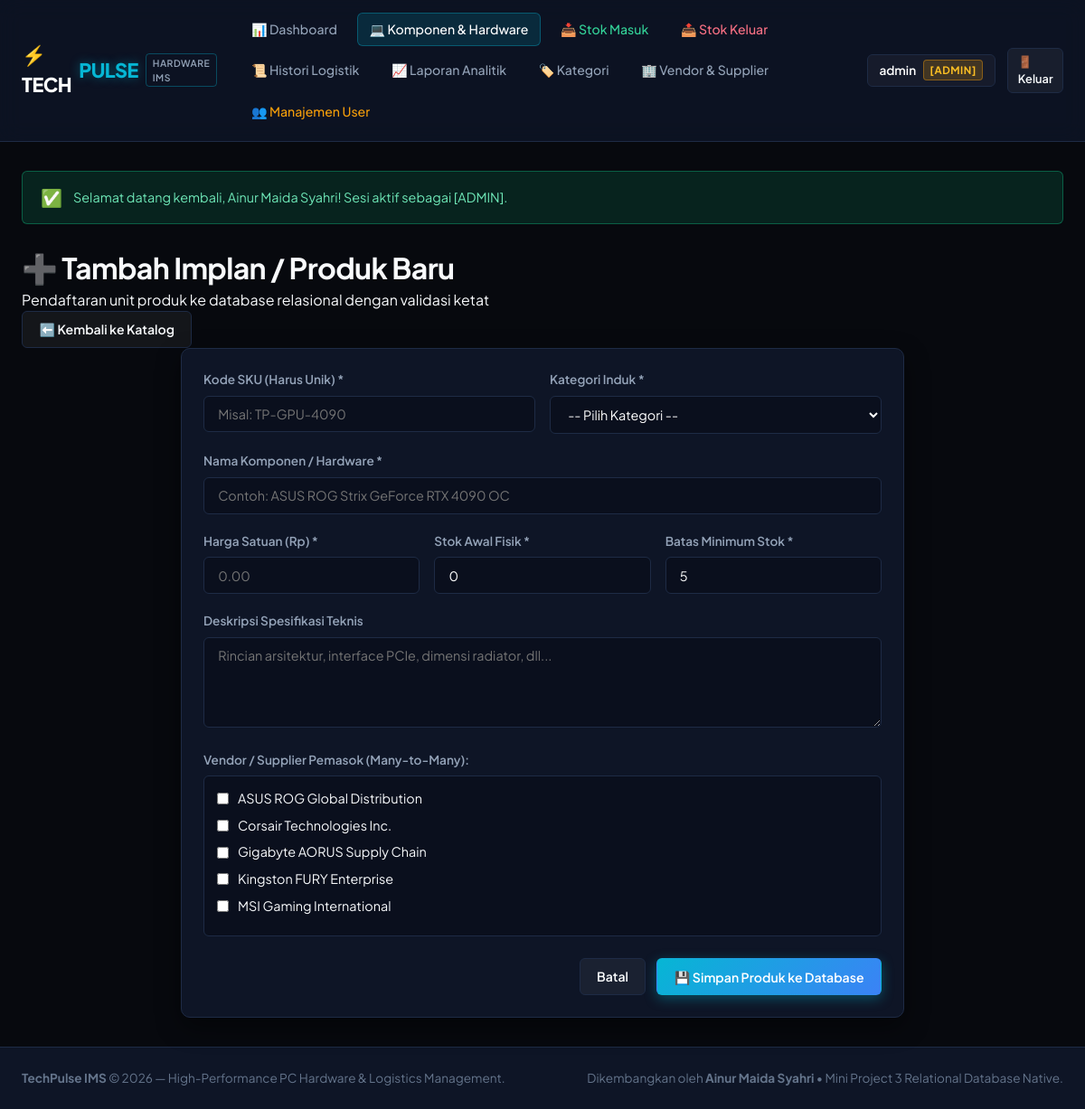
The page /product_create.php (signed in) on the database its author committed.
### tables this page shows
CREATE TABLE `suppliers` (
    `id` INT AUTO_INCREMENT PRIMARY KEY,
    `name` VARCHAR(150) NOT NULL,
    `contact_person` VARCHAR(100) DEFAULT NULL,
    `phone` VARCHAR(50) DEFAULT NULL,
    `email` VARCHAR(100) DEFAULT NULL,
    `address` TEXT DEFAULT NULL,
    `created_at` TIMESTAMP DEFAULT CURRENT_TIMESTAMP
);

### helpers/escape.php (called while the page is built, shortened)
<?php
function e($string) {
    return htmlspecialchars((string)$string, ENT_QUOTES, 'UTF-8');
}

### product_create.php (the view, shortened to what this page needs)
<?php
require_once __DIR__ . '/views/header.php';
$suppliers  = $pdo->query("SELECT id, name FROM suppliers ORDER BY name ASC")->fetchAll();
$sku = '';
$name = '';
$price = '';
$stock = '0';
$minimum_stock = '5';
$description = '';
$selected_suppliers = [];
?>
<div class="page-header">
    <div>
        <h1 class="page-title">➕ Tambah Implan / Produk Baru</h1>
        <div class="page-subtitle">Pendaftaran unit produk ke database relasional dengan validasi ketat</div>
    </div>
    <a href="products.php" class="btn btn-secondary">
        ⬅️ Kembali ke Katalog
    </a>
</div>
<div class="card" style="max-width: 800px; margin: 0 auto;">
    <form action="product_create.php" method="POST">
        <div style="display: grid; grid-template-columns: 1fr 1fr; gap: 16px;">
            <div class="form-group">
                <label class="form-label" for="sku">Kode SKU (Harus Unik) *</label>
                <input type="text" id="sku" name="sku" class="form-control mono"
                       placeholder="Misal: TP-GPU-4090" value="<?= e($sku) ?>" required>
            </div>
            <div class="form-group">
                <label class="form-label" for="category_id">Kategori Induk *</label>
                <select id="category_id" name="category_id" class="form-control" required>
                    <option value="">-- Pilih Kategori --</option>
                </select>
            </div>
        </div>
        <div class="form-group">
            <label class="form-label" for="name">Nama Komponen / Hardware *</label>
            <input type="text" id="name" name="name" class="form-control"
                   placeholder="Contoh: ASUS ROG Strix GeForce RTX 4090 OC" value="<?= e($name) ?>" required>
        </div>
        <div style="display: grid; grid-template-columns: 1fr 1fr 1fr; gap: 16px;">
            <div class="form-group">
                <label class="form-label" for="price">Harga Satuan (Rp) *</label>
                <input type="number" step="0.01" min="0" id="price" name="price" class="form-control"
                       placeholder="0.00" value="<?= e($price) ?>" required>
            </div>
            <div class="form-group">
                <label class="form-label" for="stock">Stok Awal Fisik *</label>
                <input type="number" min="0" id="stock" name="stock" class="form-control"
                       value="<?= e($stock) ?>" required>
            </div>
            <div class="form-group">
                <label class="form-label" for="minimum_stock">Batas Minimum Stok *</label>
                <input type="number" min="0" id="minimum_stock" name="minimum_stock" class="form-control"
                       value="<?= e($minimum_stock) ?>" required>
            </div>
        </div>
        <div class="form-group">
            <label class="form-label" for="description">Deskripsi Spesifikasi Teknis</label>
            <textarea id="description" name="description" class="form-control" placeholder="Rincian arsitektur, interface PCIe, dimensi radiator, dll..."><?= e($description) ?></textarea>
        </div>
        <div class="form-group">
            <label class="form-label">Vendor / Supplier Pemasok (Many-to-Many):</label>
            <div style="background: var(--bg-input); border: 1px solid var(--border-color); border-radius: var(--radius-sm); padding: 14px; max-height: 180px; overflow-y: auto;">
                <?php if (empty($suppliers)): ?>
                    <p style="color: var(--text-muted); font-size: 0.85rem;">Belum ada data supplier. Tambahkan di menu Supplier terlebih dahulu.</p>
                <?php else: ?>
                    <?php foreach ($suppliers as $s): ?>
                        <label style="display: flex; align-items: center; gap: 10px; margin-bottom: 8px; cursor: pointer; font-size: 0.9rem;">
                            <input type="checkbox" name="suppliers[]" value="<?= $s['id'] ?>"
                                   <?= in_array($s['id'], $selected_suppliers) ? 'checked' : '' ?>>
                            <span><?= e($s['name']) ?></span>
                        </label>
                    <?php endforeach; ?>
                <?php endif; ?>
            </div>
        </div>
        <div style="display: flex; justify-content: flex-end; gap: 12px; margin-top: 24px;">
            <a href="products.php" class="btn btn-secondary">Batal</a>
            <button type="submit" class="btn btn-primary">
                💾 Simpan Produk ke Database
            </button>
        </div>
    </form>
</div>
<?php require_once __DIR__ . '/views/footer.php'; ?>

### assets/css/style.css (style rules this page uses)
:root { --bg-dark: #07090e; --bg-card: #0e1526; --bg-card-hover: #141f38; --bg-input: #0a0f1d; --border-color: #1e2b45; --border-accent: rgba(6, 182, 212, 0.35); --text-main: #f8fafc; --text-muted: #94a3b8; --text-dim: #64748b; --cyan-neon: #06b6d4; --cyan-glow: rgba(6, 182, 212, 0.45); --blue-accent: #3b82f6; --violet-accent: #8b5cf6; --indigo-neon: #6366f1; --emerald-neon: #10b981; --amber-neon: #f59e0b; --rose-neon: #f43f5e; --purple-neon: #a855f7; --radius-sm: 6px; --radius-md: 10px; --radius-lg: 14px; --shadow-card: 0 10px 28px rgba(0, 0, 0, 0.45); --shadow-glow: 0 0 20px rgba(6, 182, 212, 0.25); }
* { box-sizing: border-box; margin: 0; padding: 0; }
body { background-color: var(--bg-dark); color: var(--text-main); font-family: 'Plus Jakarta Sans', sans-serif; min-height: 100vh; display: flex; flex-direction: column; line-height: 1.5; }
h1, h2, h3, h4, .brand-font { letter-spacing: -0.02em; font-weight: 700; }
.mono { font-family: 'JetBrains Mono', monospace; }
.card { background: var(--bg-card); border: 1px solid var(--border-color); border-radius: var(--radius-md); padding: 1.5rem; box-shadow: var(--shadow-card); margin-bottom: 1.5rem; position: relative; overflow: hidden; transition: border-color 0.2s ease; }
.btn { display: inline-flex; align-items: center; justify-content: center; gap: 0.45rem; padding: 0.55rem 1.15rem; font-size: 0.88rem; font-weight: 600; border-radius: var(--radius-sm); text-decoration: none; cursor: pointer; border: 1px solid transparent; transition: all 0.2s ease; font-family: inherit; }
.btn-primary { background: linear-gradient(135deg, #06b6d4, #3b82f6); color: #fff; box-shadow: 0 4px 14px rgba(6, 182, 212, 0.35); }
.btn-secondary { background: rgba(255, 255, 255, 0.05); color: var(--text-main); border-color: var(--border-color); }
.form-group { margin-bottom: 1.25rem; }
.form-label { display: block; margin-bottom: 0.45rem; font-size: 0.85rem; font-weight: 600; color: var(--text-muted); }
.form-control, .form-select { width: 100%; padding: 0.65rem 0.95rem; font-size: 0.9rem; color: #fff; background-color: var(--bg-input); border: 1px solid var(--border-color); border-radius: var(--radius-sm); transition: border-color 0.2s ease; font-family: inherit; }
textarea.form-control { min-height: 100px; resize: vertical; }

### rows shown on the page
suppliers: name "ASUS ROG Global Distribution"
suppliers: name "Corsair Technologies Inc."
suppliers: name "Gigabyte AORUS Supply Chain"
suppliers: name "Kingston FURY Enterprise"
suppliers: name "MSI Gaming International"

### other values the page prints
$current_user['username'] "admin"
$current_user['role'] "ADMIN"
$icon "✅"
$flash['message'] "Selamat datang kembali, Ainur Maida Syahri! Sesi aktif sebagai [ADMIN]."
